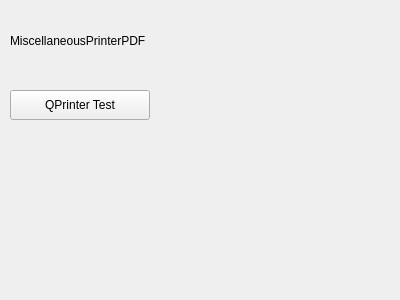
<?xml version="1.0" encoding="UTF-8"?>
<ui version="4.0">
 <class>MiscellaneousPrinterPDF</class>
 <widget class="MiscellaneousBase" name="MiscellaneousPrinterPDF">
  <property name="geometry">
   <rect>
    <x>0</x>
    <y>0</y>
    <width>400</width>
    <height>300</height>
   </rect>
  </property>
  <property name="windowTitle">
   <string>MiscellaneousPrinterPDF</string>
  </property>
  <widget class="QLabel" name="label">
   <property name="geometry">
    <rect>
     <x>10</x>
     <y>30</y>
     <width>151</width>
     <height>21</height>
    </rect>
   </property>
   <property name="sizePolicy">
    <sizepolicy hsizetype="Preferred" vsizetype="Preferred">
     <horstretch>0</horstretch>
     <verstretch>0</verstretch>
    </sizepolicy>
   </property>
   <property name="text">
    <string>MiscellaneousPrinterPDF</string>
   </property>
  </widget>
  <widget class="QPushButton" name="btnQPrinterTest">
   <property name="geometry">
    <rect>
     <x>10</x>
     <y>90</y>
     <width>140</width>
     <height>30</height>
    </rect>
   </property>
   <property name="text">
    <string>QPrinter Test</string>
   </property>
  </widget>
 </widget>
 <layoutdefault spacing="6" margin="11"/>
 <customwidgets>
  <customwidget>
   <class>MiscellaneousBase</class>
   <extends>QWidget</extends>
   <header>miscellaneousbase.h</header>
   <container>1</container>
  </customwidget>
 </customwidgets>
 <resources/>
 <connections/>
</ui>
